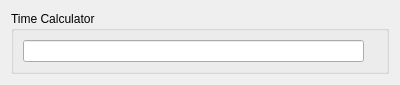
<ui version="4.0" >
 <class>TimeCalculator</class>
 <widget class="QWidget" name="TimeCalculator" >
  <property name="geometry" >
   <rect>
    <x>0</x>
    <y>0</y>
    <width>400</width>
    <height>78</height>
   </rect>
  </property>
  <property name="sizePolicy" >
   <sizepolicy vsizetype="Minimum" hsizetype="Minimum" >
    <horstretch>0</horstretch>
    <verstretch>0</verstretch>
   </sizepolicy>
  </property>
  <property name="windowTitle" >
   <string>Time Calculator</string>
  </property>
  <layout class="QHBoxLayout" name="horizontalLayout" >
   <item>
    <widget class="QGroupBox" name="timecalculatorBox" >
     <property name="sizePolicy" >
      <sizepolicy vsizetype="Minimum" hsizetype="Minimum" >
       <horstretch>0</horstretch>
       <verstretch>0</verstretch>
      </sizepolicy>
     </property>
     <property name="title" >
      <string>Time Calculator</string>
     </property>
     <layout class="QHBoxLayout" name="horizontalLayout_2" >
      <item>
       <widget class="QLineEdit" name="smartTimeEdit" />
      </item>
      <item>
       <widget class="QLabel" name="smartTimeResult" >
        <property name="text" >
         <string/>
        </property>
       </widget>
      </item>
     </layout>
    </widget>
   </item>
  </layout>
 </widget>
 <resources/>
 <connections/>
</ui>
